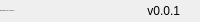
              <widget class="QFrame" name="bottomBar">
               <property name="minimumSize">
                <size>
                 <width>0</width>
                 <height>22</height>
                </size>
               </property>
               <property name="maximumSize">
                <size>
                 <width>16777215</width>
                 <height>22</height>
                </size>
               </property>
               <property name="frameShape">
                <enum>QFrame::NoFrame</enum>
               </property>
               <property name="frameShadow">
                <enum>QFrame::Raised</enum>
               </property>
               <layout class="QHBoxLayout" name="horizontalLayout_5">
                <property name="spacing">
                 <number>0</number>
                </property>
                <property name="leftMargin">
                 <number>0</number>
                </property>
                <property name="topMargin">
                 <number>0</number>
                </property>
                <property name="rightMargin">
                 <number>0</number>
                </property>
                <property name="bottomMargin">
                 <number>0</number>
                </property>
                <item>
                 <widget class="QLabel" name="creditsLabel">
                  <property name="maximumSize">
                   <size>
                    <width>16777215</width>
                    <height>16</height>
                   </size>
                  </property>
                  <property name="font">
                   <font>
                    <pointsize>-1</pointsize>
                    <italic>false</italic>
                    <bold>false</bold>
                   </font>
                  </property>
                  <property name="text">
                   <string>Developed By Larry D. Cawley Jr.</string>
                  </property>
                  <property name="alignment">
                   <set>Qt::AlignLeading|Qt::AlignLeft|Qt::AlignVCenter</set>
                  </property>
                 </widget>
                </item>
                <item>
                 <widget class="QLabel" name="version">
                  <property name="text">
                   <string>v0.0.1</string>
                  </property>
                  <property name="alignment">
                   <set>Qt::AlignRight|Qt::AlignTrailing|Qt::AlignVCenter</set>
                  </property>
                 </widget>
                </item>
                <item>
                 <widget class="QFrame" name="frame_size_grip">
                  <property name="minimumSize">
                   <size>
                    <width>20</width>
                    <height>0</height>
                   </size>
                  </property>
                  <property name="maximumSize">
                   <size>
                    <width>20</width>
                    <height>16777215</height>
                   </size>
                  </property>
                  <property name="frameShape">
                   <enum>QFrame::NoFrame</enum>
                  </property>
                  <property name="frameShadow">
                   <enum>QFrame::Raised</enum>
                  </property>
                 </widget>
                </item>
               </layout>
              </widget>
